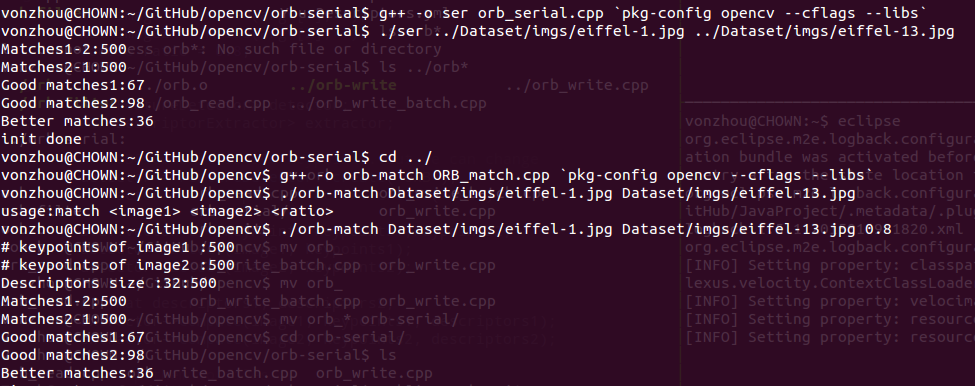
//> input picture orb-serial/orb_serial_test.png, 975 x 386 px
$ ./orb_serial orb_serial_test.png orb_serial_test.png   (built with g++ and OpenCV 4, older OpenCV classes emulated)
//> lines starting //> are read from the running program, lines starting //| are printed output that depends on the picture
/* ORB descriptors serialization component, compute the descriptors,
 * and store them to disk will make the matching task faster.
 *
 * @vonzhou
 */


#include <opencv2/opencv.hpp>
#include <opencv2/nonfree/nonfree.hpp>
#include <fstream>

using namespace cv;
using namespace std;

void orb_write(Mat descriptors, string output_file){
  cv::FileStorage outfile(output_file, FileStorage::WRITE );
  // Yes , it works !!!
  outfile << "descriptor" << descriptors;
  outfile.release();
}

Mat orb_read(string input_file){
  Mat descriptors;
  FileStorage fs(input_file, FileStorage::READ);
  fs["descriptor"] >> descriptors;
  fs.release();
  return descriptors;
}

// read 2 images, dump their orb descriptors to file,
// get descriptors from file , do the match.....is it right??
// You can compare with the normal result.
int main(int argc, const char* argv[]){

  Mat image1 = imread(argv[1], 1);
//> image1 is the input picture: 386 rows x 975 cols, CV_8UC3; mean B, G, R 49, 25.7, 60.3
  Mat image2 = imread(argv[2], 1);
  double ratio = 0.8;


  Ptr<FeatureDetector> detector;
  Ptr<DescriptorExtractor> extractor;

  // TODO default is 500 keypoints..but we can change
  detector = FeatureDetector::create("ORB");
  extractor = DescriptorExtractor::create("ORB");

  std::vector<cv::KeyPoint> keypoints1,keypoints2;
  detector->detect(image1, keypoints1);
//> keypoints1 = 500 keypoints; strongest (x, y, size): (453, 170, 31), (444, 170, 31), (51, 143, 31), (186, 35, 31)
  detector->detect(image2, keypoints2);
//> keypoints2 has the same summary as keypoints1

  cv::Mat descriptors1, descriptors2;
  extractor->compute(image1, keypoints1, descriptors1);
  extractor->compute(image2, keypoints2, descriptors2);

  // dump them to files
  orb_write(descriptors1, "1.xml");
  orb_write(descriptors2, "2.xml");

  //balabala....

  // load from the files
  Mat des1, des2;
  des1 = orb_read("1.xml");
  des2 = orb_read("2.xml");

  // This time we match ...
  vector< vector<DMatch> > matches12, matches21;
    Ptr<DescriptorMatcher> matcher = DescriptorMatcher::create("BruteForce-Hamming");
    matcher->knnMatch( des1, des2, matches12, 2 );
    matcher->knnMatch( des2, des1, matches21, 2 );

    // BFMatcher bfmatcher(NORM_L2, true);
    // vector<DMatch> matches;
    // bfmatcher.match(descriptors1, descriptors2, matches);
    cout << "Matches1-2:" << matches12.size() << endl;
    cout << "Matches2-1:" << matches21.size() << endl;

    // ratio test proposed by David Lowe paper = 0.8
    std::vector<DMatch> good_matches1, good_matches2;

    // Yes , the code here is redundant, it is easy to reconstruct it ....
    for(int i=0; i < matches12.size(); i++){
        if(matches12[i][0].distance < ratio * matches12[i][1].distance)
            good_matches1.push_back(matches12[i][0]);
    }

    for(int i=0; i < matches21.size(); i++){
        if(matches21[i][0].distance < ratio * matches21[i][1].distance)
            good_matches2.push_back(matches21[i][0]);
    }

    cout << "Good matches1:" << good_matches1.size() << endl;
    cout << "Good matches2:" << good_matches2.size() << endl;

    // Symmetric Test
    std::vector<DMatch> better_matches;
    for(int i=0; i<good_matches1.size(); i++){
        for(int j=0; j<good_matches2.size(); j++){
            if(good_matches1[i].queryIdx == good_matches2[j].trainIdx && good_matches2[j].queryIdx == good_matches1[i].trainIdx){
                better_matches.push_back(DMatch(good_matches1[i].queryIdx, good_matches1[i].trainIdx, good_matches1[i].distance));
                break;
            }
        }
    }

    cout << "Better matches:" << better_matches.size() << endl;
    // show it on an image
    Mat output;
    drawMatches(image1, keypoints1, image2, keypoints2, better_matches, output);
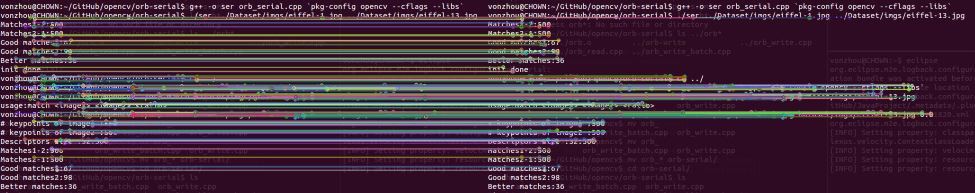
//> output: 386 rows x 1950 cols, CV_8UC3 (shown at 1/2 size); mean B, G, R 61.9, 45.5, 70.2
    imshow("Matches result",output);
    waitKey(0);


  return 0;

}
